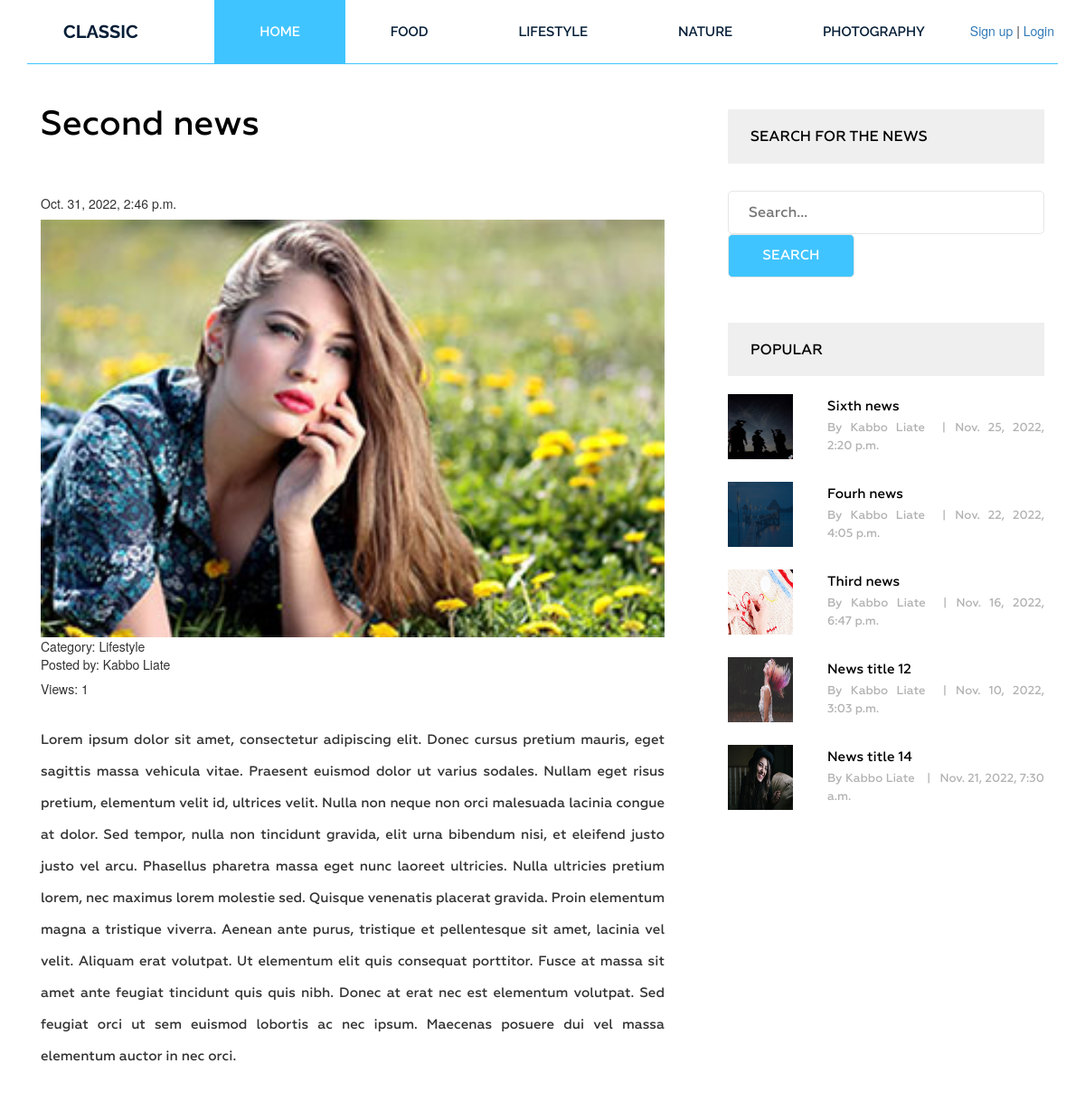
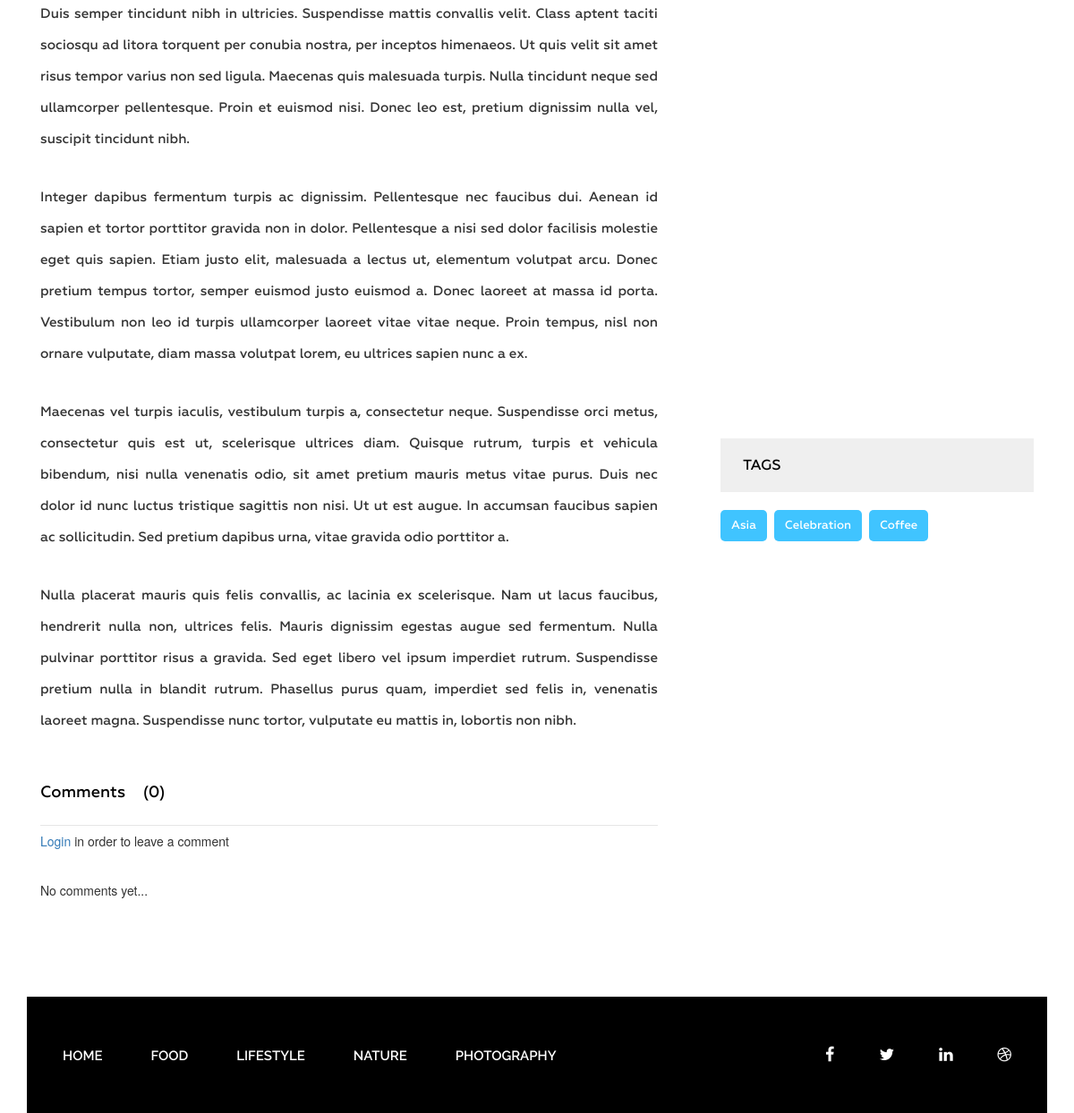
The app's page /post/second-news/ with its own data (2 pictures, top to bottom).
### blog/models.py (models this page shows)
class Category(models.Model):
    title = models.CharField(max_length=150, verbose_name='Название')
    slug = models.CharField(max_length=100, unique=True, verbose_name='category_url_slug')
    def __str__(self):
        return self.title
    def get_absolute_url(self):
        return reverse('category', kwargs={'slug': self.slug})
    class Meta:
        ordering = ['title']

class Post(models.Model):
    title = models.CharField(max_length=150, verbose_name='Название')
    slug = models.CharField(max_length=100, unique=True, verbose_name='Url slug')
    content = models.TextField(verbose_name='Контент')
    created_at = models.DateTimeField(auto_now_add=True, verbose_name='Дата добавления')
    updated_at = models.DateTimeField(auto_now=True, verbose_name='Дата обновления')
    posted_by = models.CharField(max_length=100, verbose_name='Кем добавлено')
    photo = models.ImageField(upload_to='photos/%Y/%m/%d', verbose_name='Фото', blank=True)
    views = models.IntegerField(default=0)
    category = models.ForeignKey('Category', on_delete=models.PROTECT, verbose_name='Категория')
    tag = models.ManyToManyField('Tags', verbose_name='Тэг', blank=True)
    comment = models.ForeignKey('Comment', verbose_name='Комментарий', on_delete=models.CASCADE, null=True, blank=True)
    def __str__(self):
        return self.title
    def get_absolute_url(self):
        return reverse('single_news', kwargs={'slug': self.slug})
    class Meta:
        ordering = ['-created_at']

### blog/views.py (the view)
# urls.py: path('post/<str:slug>/', cache_page(60)(ShowSingleNews.as_view()), name='single_news'),
class ShowSingleNews(DetailView):
    model = Post
    template_name = 'blog/single_news.html'
    context_object_name = 'post'
    form = CommentForm
    def post(self, request, *args, **kwargs):
        form = CommentForm(request.POST)
        if form.is_valid():
            post = self.get_object()
            form.instance.user_created_comment = request.user
            form.instance.post_of_comment = post
            commrepl = request.POST.get("commentID")
            form.instance.comm_to_repl_id = commrepl
            form.save()
        else:
            print("some error with form happened")
            print(form.errors.as_data())
        return redirect(reverse("single_news", kwargs={
            "slug": self.get_object().slug,
        }))
    def get_context_data(self, *, object_list=None, **kwargs):
        context = super().get_context_data(**kwargs)
        context['title'] = Post.objects.get(slug=self.kwargs['slug'])
        context['form'] = self.form
        context['comments'] = Comment.objects.filter(post_of_comment=self.get_object(), comm_to_repl=None)
        self.object.views = F('views') + 1
        self.object.save()
        self.object.refresh_from_db()
        return context

### blog/models.py (called while the page is built)
    def get_absolute_url(self):
        return reverse('news_by_tag', kwargs={'slug': self.slug})

### blog/templatetags/blog_tags.py (called while the page is built)
@register.simple_tag()
def get_categories():
    return Category.objects.all()

### blog/templatetags/sidebar.py (called while the page is built)
@register.inclusion_tag('blog/popular_posts.html')
def get_popular_posts(cnt=3):
    posts = Post.objects.order_by('-views')[:cnt]
    return {"posts": posts}

### blog/templates/blog/single_news.html (shortened to what this page needs)
{% extends 'base.html' %}
{% load sidebar %}
{% load static %}
{% block header %}
{% include 'inc/_header.html'%}
{% endblock %}
{% block content %}
<section class="single-blog-area">
            <div class="container">
                <div class="row">
                   <div class="col-md-12">
                        <div class="border-top">
                            <div class="col-md-8">
                                <div class="blog-area">
                                    <div class="blog-area-part">
                                    <h2>{{ post.title}}</h2>
                                        <h5> {{ post.created_at }}</h5>
                                    <img src="{{ post.photo.url }}">
                                    <div>
                                    <span>Category: {{ post.category }}</span> <br>
                                    <span>Posted by: {{ post.posted_by }}</span> <br>
                                    </div>
                                    <h5>Views: {{ post.views }}</h5>
                                    <p>{{ post.content|safe }}</p>
                                <div class="commententries">
                                    <h3>Comments ({{ comments.count }})</h3>
                                {% if user.is_authenticated %}
                                <form method="POST" action="{% url 'single_news' slug=post.slug %}">
                                    {% csrf_token %}
                                    <input type="hidden" id="commentID">
                                    <div class="comment">
                                        <input type="text" name="comment_content" placeholder="Comment" class="comment">
                                    </div>
                                    <div class="post">
                                        <input type="submit" value="Post">
                                    </div>
                                </form>
                                {% else %}
                                <h5><a href="{% url 'login' %}">Login</a> in order to leave a comment</h5>
                                {% endif %}
                                    <ul class="commentlist">
                                    {% if not comments %} </br>
                                        <h5>No comments yet...</h5>
                                    {% endif %}
                                    </ul>
                               </div>
                            </div>
                                    </div>
                                </div>
                            <div class="col-md-4">
                                <div class="newsletter">
                                <h2 class="sidebar-title">Search for the news</h2>
                                <form action="{% url 'search' %}" method="get">
                                    <input type="text" name="s" placeholder="Search...">
                                    <input type="submit" value="Search">
                                </form>
                                </div>
                                {% get_popular_posts 5 %}
{% endblock %}

### templates/inc/_header.html
{% load blog_tags %}
        <header class="header">
            <div class="container">
                <div class="row">
                    <div class="col-md-2">
                        <div class="logo">
                            <h2><a href="{% url 'home' %}">Classic</a></h2>
                        </div>
                    </div>
                    <div class="col-md-10">
                        <div class="menu">
                            <ul>
                                <li class="active"><a href="{% url 'home' %}">Home</a></li>
                                {% get_categories as categories %}
                                {% for item in categories %}
                                <li><a href="{{ item.get_absolute_url }}">{{ item.title }}</a></li>
                                {% endfor %}
                                {% if request.user.is_authenticated %}
                                Welcome, {{ user.username }}! | <a href="{% url 'logout' %}"> Logout </a>
                                {% else %}
                                <a href="{% url 'registration' %}">Sign up</a> | <a href="{% url 'login' %}">Login</a>
                                {% endif %}
                            </ul>
                        </div>
                    </div>
                </div>
            </div>
        </header>

### blog/templates/blog/popular_posts.html (shortened to what this page needs)
<h2 class="sidebar-title"> Popular </h2>
<div class="grid" style="position: relative; height: 1221.93px;">
    {% for post in posts %}
    <div class="portfolio-item popular"> <!--style="position: absolute; left: 0px; top: 0px;"> --!>
    {% endfor %}

### petBlog/static/style.css (style rules this page uses)
.wrapper header.header .logo h2 { margin: 0 0 0 40px; padding: 0; }
.wrapper header.header .logo h2 a { color: #061e37; font-family: "Raleway", sans-serif; font-size: 20px; font-weight: 700; text-decoration: none; line-height: 70px; padding: 22px 0; text-transform: uppercase; }
.wrapper header.header .menu { margin: 0 }
.wrapper header.header .menu ul { float: right; margin: 0; padding: 0; margin-right: 4px; }
.wrapper header.header .menu ul li { display: inline-block; list-style: outside none none; margin: 0 -4px 0 0; }
.wrapper header.header .menu ul li a { color: rgb(6, 30, 55); font-family: "Raleway", sans-serif; font-size: 15px; font-weight: 600; line-height: 70px; padding: 26px 50px; text-decoration: none; text-transform: uppercase; }
.wrapper header.header .menu ul li.active a { background: #40c4ff; color: #fff; }
.single-blog-area { margin-bottom: 100px; }
.single-blog-area .border-top { border-top: 1px solid #40c4ff; }
.single-blog-area h2 { color: #010101; font-family: Geometria; font-size: 38px; font-weight: 500; margin-bottom: 60px; margin-top: 45px; }
.single-blog-area p { font-family: Geometria; font-size: 15px; font-weight: 500; line-height: 35px; position: relative; text-align: justify; }
.single-blog-area .blog-area-part p { margin-top: 30px; }
.single-blog-area h3 { color: #757575; font-family: Geometria; font-size: 38px; font-style: italic; font-weight: 500; line-height: 65px; margin-bottom: 25px; word-spacing: 15px; }
.single-blog-area img { width: 100% }
.single-blog-area .blog-area { margin-right: 40px; }
.single-blog-area .commententries h3 { color: #000; font-family: Geometria; font-size: 18px; font-style: normal; font-weight: 500; margin: 0; padding-bottom: 5px; position: relative; }
.single-blog-area .commententries h3::before { background: #e6e6e6 none repeat scroll 0 0; content: ""; height: 1px; position: absolute; width: 100%; bottom: 0; }
.single-blog-area .commententries ul { margin: 0; padding: 0; }
.single-blog-area .commententries ul { overflow: hidden; }
.single-blog-area form input { border: 1px solid #e6e6e6; margin: 0; padding: 12px 22px; border-radius: 5px; width: 100% }
.single-blog-area form input[placeholder] { color: #000; font-family: Geometria; font-size: 16px; font-weight: 500; }
.single-blog-area form { margin: 50px 0 0; position: relative; }
.grid .portfolio-item { margin-bottom: 30px; }
.single-blog-area h2.sidebar-title { background: #efefef none repeat scroll 0 0; color: #000; font-family: Geometria; font-size: 16px; font-weight: 500; margin-bottom: 20px; margin-top: 50px; padding: 21px 25px; text-transform: uppercase; }
.single-blog-area .newsletter form { margin: 30px 0 0; }
.single-blog-area .newsletter input[type="submit"] { width: 40%; background: #40c4ff; color: #fff; text-transform: uppercase; font-family: Geometria; font-size: 15px; font-weight: 500; }

### records on screen
Category: title "FOOD"
Category: title "LIFESTYLE"
Category: title "NATURE"
Category: title "PHOTOGRAPHY"
Post: title "Second news", created_at "Oct. 31, 2022, 2:46 p.m.", photo (picture), category "Lifestyle", posted_by "Kabbo Liate", views "1", content "Lorem ipsum dolor sit amet, consectetur adipiscing elit. Donec cursus pretium mauris, eget sagittis massa vehicula vitae. Praesent euismod dolor ut varius sodales. Nullam eget risus pretium, elementum velit id, ultrices velit. Nulla non neque non orci malesuada lacinia congue at dolor. Sed tempor, nulla non tincidunt gravida, elit urna bibendum nisi, et eleifend justo justo vel arcu. Phasellus pharetra massa eget nunc laoreet ultricies. Nulla ultricies pretium lorem, nec maximus lorem molestie sed. Quisque venenatis placerat gravida. Proin elementum magna a tristique viverra. Aenean ante purus, tristique et pellentesque sit amet, lacinia vel velit. Aliquam erat volutpat. Ut elementum elit…"

### other values on screen
{{ comments.count }} "0"
